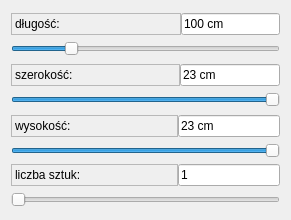
   <widget class="QWidget" name="layoutWidget_5">
    <property name="geometry">
     <rect>
      <x>20</x>
      <y>70</y>
      <width>291</width>
      <height>220</height>
     </rect>
    </property>
    <layout class="QVBoxLayout" name="verticalLayout_41">
     <item>
      <layout class="QVBoxLayout" name="verticalLayout_42">
       <item>
        <layout class="QHBoxLayout" name="horizontalLayout_9">
         <property name="spacing">
          <number>0</number>
         </property>
         <item>
          <widget class="QLabel" name="label_29">
           <property name="locale">
            <locale language="Polish" country="Poland"/>
           </property>
           <property name="frameShape">
            <enum>QFrame::StyledPanel</enum>
           </property>
           <property name="text">
            <string>długość:                                   </string>
           </property>
           <property name="alignment">
            <set>Qt::AlignLeading|Qt::AlignLeft|Qt::AlignVCenter</set>
           </property>
          </widget>
         </item>
         <item>
          <widget class="QLineEdit" name="lengthBox">
           <property name="text">
            <string>100 cm</string>
           </property>
           <property name="readOnly">
            <bool>true</bool>
           </property>
          </widget>
         </item>
        </layout>
       </item>
       <item>
        <widget class="QSlider" name="lengthSlider">
         <property name="minimum">
          <number>50</number>
         </property>
         <property name="maximum">
          <number>290</number>
         </property>
         <property name="singleStep">
          <number>1</number>
         </property>
         <property name="pageStep">
          <number>10</number>
         </property>
         <property name="value">
          <number>100</number>
         </property>
         <property name="tracking">
          <bool>true</bool>
         </property>
         <property name="orientation">
          <enum>Qt::Horizontal</enum>
         </property>
         <property name="invertedAppearance">
          <bool>false</bool>
         </property>
         <property name="tickPosition">
          <enum>QSlider::NoTicks</enum>
         </property>
         <property name="tickInterval">
          <number>0</number>
         </property>
        </widget>
       </item>
      </layout>
     </item>
     <item>
      <layout class="QVBoxLayout" name="verticalLayout_43">
       <item>
        <layout class="QHBoxLayout" name="horizontalLayout_10">
         <property name="spacing">
          <number>0</number>
         </property>
         <item>
          <widget class="QLabel" name="label_30">
           <property name="locale">
            <locale language="Polish" country="Poland"/>
           </property>
           <property name="frameShape">
            <enum>QFrame::StyledPanel</enum>
           </property>
           <property name="text">
            <string>szerokość:                               </string>
           </property>
          </widget>
         </item>
         <item>
          <widget class="QLineEdit" name="widthBox">
           <property name="text">
            <string>23 cm</string>
           </property>
           <property name="readOnly">
            <bool>true</bool>
           </property>
          </widget>
         </item>
        </layout>
       </item>
       <item>
        <widget class="QSlider" name="widthSlider">
         <property name="minimum">
          <number>15</number>
         </property>
         <property name="maximum">
          <number>23</number>
         </property>
         <property name="value">
          <number>23</number>
         </property>
         <property name="sliderPosition">
          <number>23</number>
         </property>
         <property name="tracking">
          <bool>true</bool>
         </property>
         <property name="orientation">
          <enum>Qt::Horizontal</enum>
         </property>
         <property name="invertedAppearance">
          <bool>false</bool>
         </property>
        </widget>
       </item>
      </layout>
     </item>
     <item>
      <layout class="QVBoxLayout" name="verticalLayout_44">
       <item>
        <layout class="QVBoxLayout" name="verticalLayout_49">
         <item>
          <layout class="QHBoxLayout" name="horizontalLayout_12">
           <property name="spacing">
            <number>0</number>
           </property>
           <item>
            <widget class="QLabel" name="label_36">
             <property name="locale">
              <locale language="Polish" country="Poland"/>
             </property>
             <property name="frameShape">
              <enum>QFrame::StyledPanel</enum>
             </property>
             <property name="text">
              <string>wysokość:                               </string>
             </property>
            </widget>
           </item>
           <item>
            <widget class="QLineEdit" name="heightBox">
             <property name="text">
              <string>23 cm</string>
             </property>
             <property name="readOnly">
              <bool>true</bool>
             </property>
            </widget>
           </item>
          </layout>
         </item>
         <item>
          <widget class="QSlider" name="heightSlider">
           <property name="minimum">
            <number>10</number>
           </property>
           <property name="maximum">
            <number>23</number>
           </property>
           <property name="value">
            <number>23</number>
           </property>
           <property name="sliderPosition">
            <number>23</number>
           </property>
           <property name="tracking">
            <bool>true</bool>
           </property>
           <property name="orientation">
            <enum>Qt::Horizontal</enum>
           </property>
           <property name="invertedAppearance">
            <bool>false</bool>
           </property>
          </widget>
         </item>
        </layout>
       </item>
       <item>
        <layout class="QHBoxLayout" name="horizontalLayout_11">
         <property name="spacing">
          <number>0</number>
         </property>
         <item>
          <widget class="QLabel" name="label_31">
           <property name="locale">
            <locale language="Polish" country="Poland"/>
           </property>
           <property name="frameShape">
            <enum>QFrame::StyledPanel</enum>
           </property>
           <property name="text">
            <string>liczba sztuk:                            </string>
           </property>
          </widget>
         </item>
         <item>
          <widget class="QLineEdit" name="quantityBox">
           <property name="text">
            <string>1</string>
           </property>
           <property name="readOnly">
            <bool>true</bool>
           </property>
          </widget>
         </item>
        </layout>
       </item>
       <item>
        <widget class="QSlider" name="quantitySlider">
         <property name="minimum">
          <number>1</number>
         </property>
         <property name="maximum">
          <number>20</number>
         </property>
         <property name="tracking">
          <bool>true</bool>
         </property>
         <property name="orientation">
          <enum>Qt::Horizontal</enum>
         </property>
         <property name="invertedAppearance">
          <bool>false</bool>
         </property>
        </widget>
       </item>
      </layout>
     </item>
    </layout>
   </widget>
